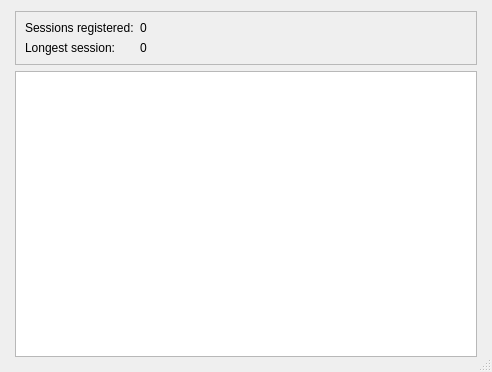
<?xml version="1.0" encoding="UTF-8"?>
<ui version="4.0">
 <class>StatsDialog</class>
 <widget class="QDialog" name="StatsDialog">
  <property name="geometry">
   <rect>
    <x>0</x>
    <y>0</y>
    <width>492</width>
    <height>372</height>
   </rect>
  </property>
  <property name="minimumSize">
   <size>
    <width>492</width>
    <height>372</height>
   </size>
  </property>
  <property name="windowTitle">
   <string>Fang - Stats</string>
  </property>
  <property name="windowIcon">
   <iconset resource="res.qrc">
    <normaloff>:/icons/icon.png</normaloff>:/icons/icon.png</iconset>
  </property>
  <property name="locale">
   <locale language="English" country="UnitedStates"/>
  </property>
  <property name="sizeGripEnabled">
   <bool>true</bool>
  </property>
  <layout class="QVBoxLayout" name="verticalLayout_2">
   <property name="leftMargin">
    <number>15</number>
   </property>
   <property name="rightMargin">
    <number>15</number>
   </property>
   <property name="bottomMargin">
    <number>15</number>
   </property>
   <item>
    <widget class="QFrame" name="frame">
     <property name="frameShape">
      <enum>QFrame::StyledPanel</enum>
     </property>
     <property name="frameShadow">
      <enum>QFrame::Raised</enum>
     </property>
     <layout class="QGridLayout" name="gridLayout">
      <item row="0" column="0">
       <widget class="QLabel" name="lbSessions">
        <property name="sizePolicy">
         <sizepolicy hsizetype="Fixed" vsizetype="Preferred">
          <horstretch>0</horstretch>
          <verstretch>0</verstretch>
         </sizepolicy>
        </property>
        <property name="text">
         <string>Sessions registered:</string>
        </property>
       </widget>
      </item>
      <item row="0" column="1">
       <widget class="QLabel" name="lbSessionsValue">
        <property name="text">
         <string notr="true">0</string>
        </property>
       </widget>
      </item>
      <item row="1" column="0">
       <widget class="QLabel" name="lbLongestSession">
        <property name="sizePolicy">
         <sizepolicy hsizetype="Fixed" vsizetype="Preferred">
          <horstretch>0</horstretch>
          <verstretch>0</verstretch>
         </sizepolicy>
        </property>
        <property name="text">
         <string>Longest session:</string>
        </property>
       </widget>
      </item>
      <item row="1" column="1">
       <widget class="QLabel" name="lbLongestValue">
        <property name="text">
         <string notr="true">0</string>
        </property>
       </widget>
      </item>
     </layout>
    </widget>
   </item>
   <item>
    <widget class="QWidget" name="wGraph" native="true">
     <layout class="QVBoxLayout" name="verticalLayout">
      <property name="leftMargin">
       <number>0</number>
      </property>
      <property name="topMargin">
       <number>0</number>
      </property>
      <property name="rightMargin">
       <number>0</number>
      </property>
      <property name="bottomMargin">
       <number>0</number>
      </property>
      <item>
       <widget class="QGraphicsView" name="graphicsView"/>
      </item>
     </layout>
    </widget>
   </item>
  </layout>
 </widget>
 <resources>
  <include location="res.qrc"/>
 </resources>
 <connections/>
</ui>
